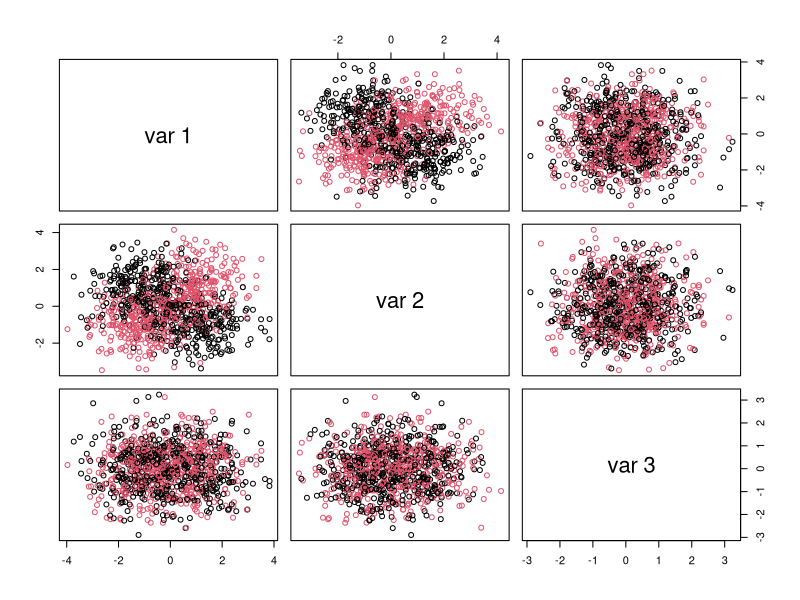
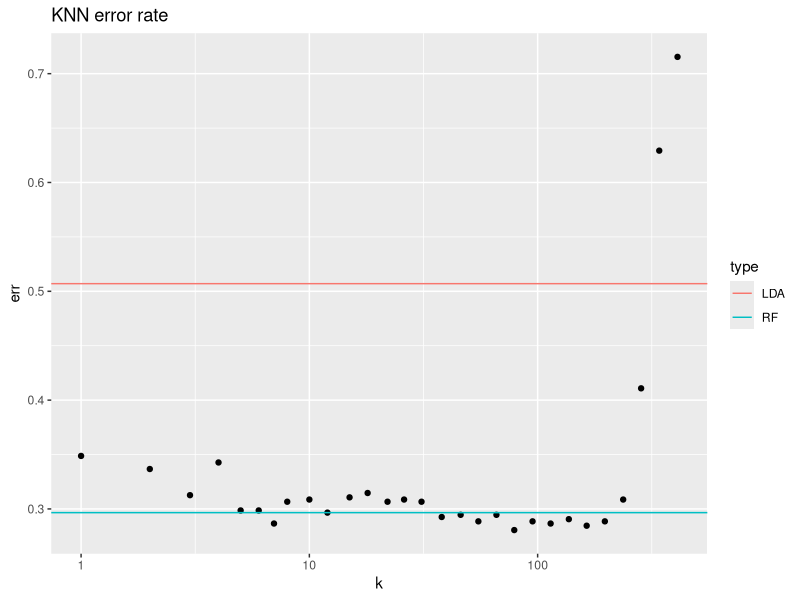
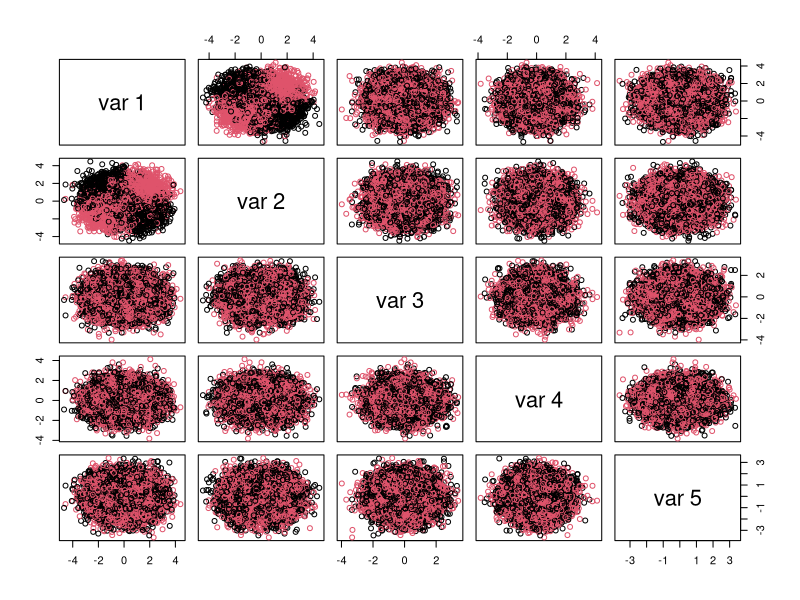
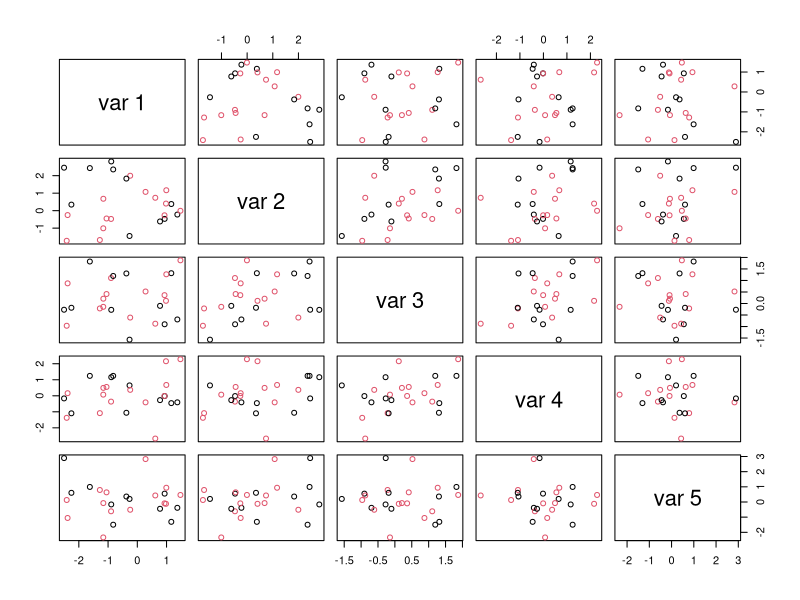
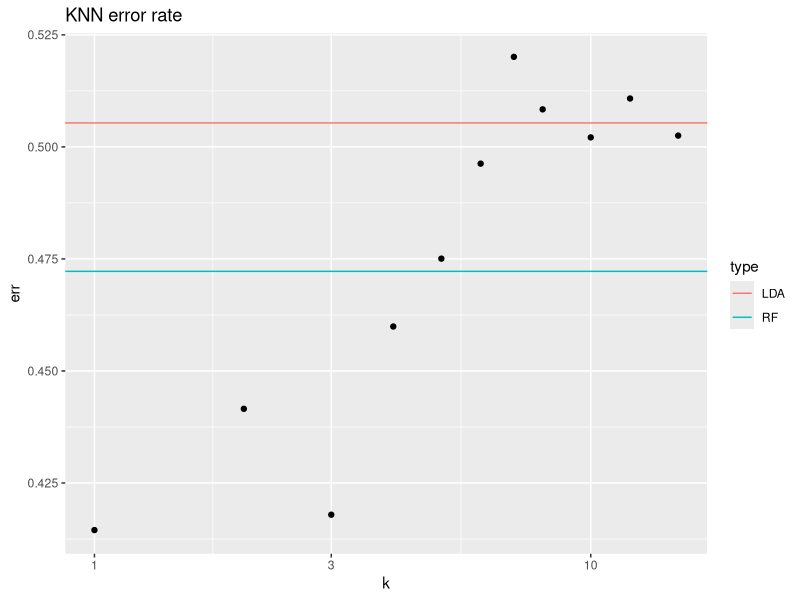
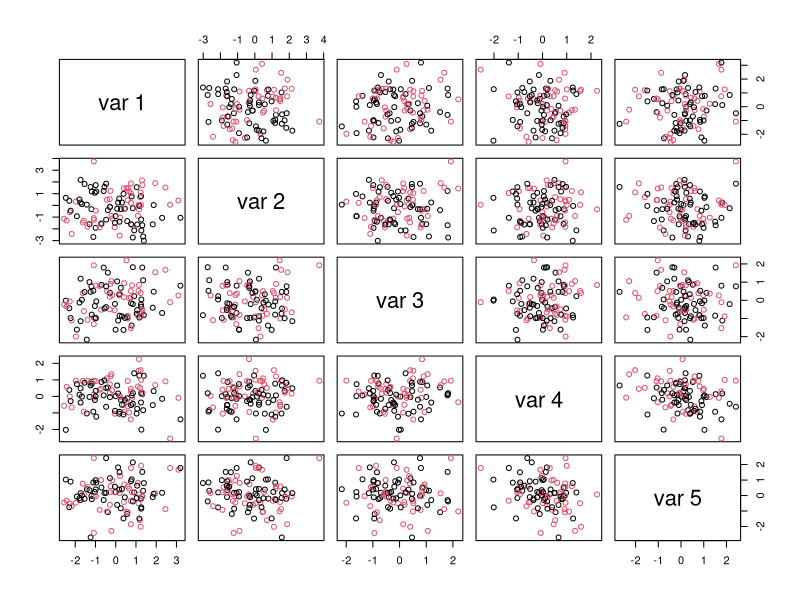
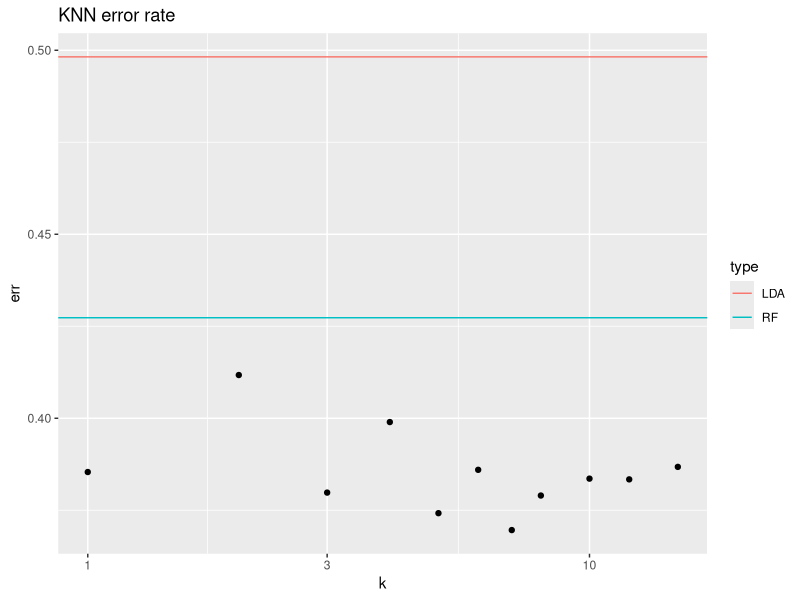
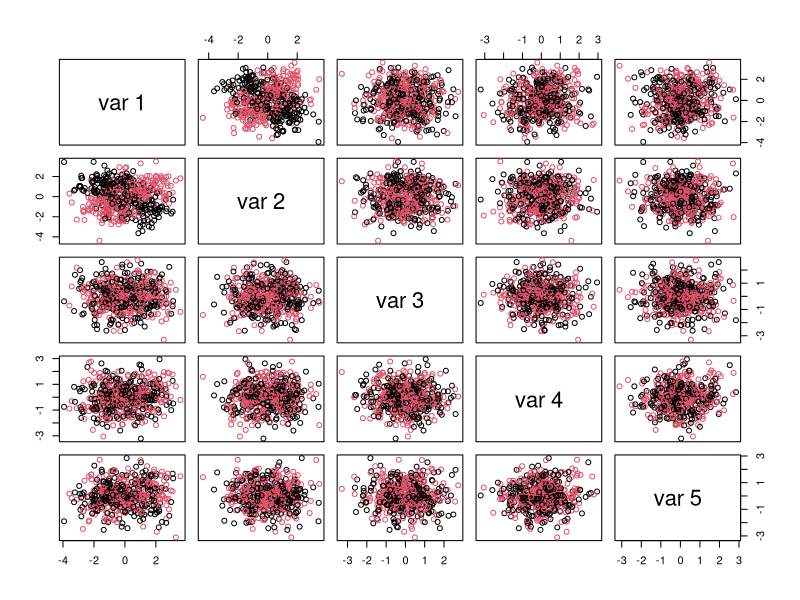

Generate these figures, in order, with R:
## ---- chunk 1
library(randomForest)
library(MASS)
library(class)
library(ggplot2)
library(xtable)
knitr::opts_chunk$set(echo = TRUE)
## ---- chunk 2
# How many observations:
nObs <- 1000
# How many predictors are associated with outcome:
nClassVars <- 2
# How many predictors are not:
nNoiseVars <- 1
# To modulate average difference between two classes' predictor values:
deltaClass <- 1
# Simulate dataset with interaction between attribute levels associated with the outcome:
xyzTmp <- matrix(rnorm(nObs*(nClassVars+nNoiseVars)),nrow=nObs,ncol=nClassVars+nNoiseVars)
classTmp <- 1
for ( iTmp in 1:nClassVars ) {
  deltaTmp <- sample(deltaClass*c(-1,1),nObs,replace=TRUE)
  xyzTmp[,iTmp] <- xyzTmp[,iTmp] + deltaTmp
  classTmp <- classTmp * deltaTmp
}
classTmp <- factor(classTmp > 0)
table(classTmp)
# plot resulting attribute levels colored by outcome:
pairs(xyzTmp,col=as.numeric(classTmp))
## ---- chunk 3
# Split data into training dataset and testing dataset:
bTrain <- sample(c(FALSE,TRUE),nrow(xyzTmp),replace=TRUE)
# Fit random forest to train data, obtain test error:
rfRes <- randomForest(xyzTmp[bTrain,],classTmp[bTrain])
rfTmpTbl <- table(classTmp[!bTrain],predict(rfRes,newdata=xyzTmp[!bTrain,]))
rfTmpTbl
## ---- chunk 4
# Fit LDA model to train data and evaluate error on the test data:
ldaRes <- lda(xyzTmp[bTrain,],classTmp[bTrain])
ldaTmpTbl <- table(classTmp[!bTrain],predict(ldaRes,newdata=xyzTmp[!bTrain,])$class)
ldaTmpTbl
## ---- chunk 5
# Fit KNN model at several levels of k:
dfTmp <- NULL
for ( kTmp in sort(unique(floor(1.2^(1:33)))) ) {
  knnRes <- knn(xyzTmp[bTrain,],xyzTmp[!bTrain,],classTmp[bTrain],k=kTmp)
  tmpTbl <- table(classTmp[!bTrain],knnRes)
  dfTmp <- rbind(dfTmp,data.frame(err=1-sum(diag(tmpTbl))/sum(tmpTbl),k=kTmp))
}
ggplot(dfTmp,aes(x=k,y=err))+geom_point()+scale_x_log10()+geom_hline(aes(yintercept = err,colour=type),data=data.frame(type=c("LDA","RF"),err=c(1-sum(diag(ldaTmpTbl))/sum(ldaTmpTbl),1-sum(diag(rfTmpTbl))/sum(rfTmpTbl))))+ggtitle("KNN error rate")
## ---- chunk 6
# How many observations:
nObs2 <- 10000
# How many predictors are associated with outcome:
nClassVars2 <- 2
# How many predictors are not:
nNoiseVars2 <- 3
# To modulate average difference between two classes' predictor values:
deltaClass2 <- 1
# Simulate dataset with interaction between attribute levels associated with the outcome:
xyzTmp2 <- matrix(rnorm(nObs2*(nClassVars2+nNoiseVars2)),nrow=nObs2,ncol=nClassVars2+nNoiseVars2)
classTmp2 <- 1
for ( iTmp in 1:nClassVars2 ) {
  deltaTmp2 <- sample(deltaClass2*c(-1,1),nObs2,replace=TRUE)
  xyzTmp2[,iTmp] <- xyzTmp2[,iTmp] + deltaTmp2
  classTmp2 <- classTmp2 * deltaTmp2
}
classTmp2 <- factor(classTmp2 > 0)
table(classTmp2)
# plot resulting attribute levels colored by outcome:
pairs(xyzTmp2,col=as.numeric(classTmp2))
## ---- chunk 7
# How many observations:
nObs1 <- c(25, 100, 500)
# How many predictors are associated with outcome:
nClassVars1 <- 2
# How many predictors are not:
nNoiseVars1 <- 3
# To modulate average difference between two classes' predictor values:
deltaClass1 <- 1
# Simulate dataset with interaction between attribute levels associated with the outcome:

for (iObs in nObs1) {
  xyzTmp1 <- matrix(rnorm(iObs*(nClassVars1+nNoiseVars1)),nrow=iObs,ncol=nClassVars1+nNoiseVars1)
  classTmp1 <- 1
  for ( iTmp1 in 1:nClassVars1 ) {
    deltaTmp1 <- sample(deltaClass1*c(-1,1),iObs,replace=TRUE)
    xyzTmp1[,iTmp1] <- xyzTmp1[,iTmp1] + deltaTmp1
    classTmp1 <- classTmp1 * deltaTmp1
    
  }
  
    classTmp1 <- factor(classTmp1 > 0)
  
    print(table(classTmp1))
# plot resulting attribute levels colored by outcome:
  pairs(xyzTmp1,col=as.numeric(classTmp1))
  
  # Setting up train and test data:
bTrain1 <- sample(c(FALSE,TRUE),nrow(xyzTmp1),replace=TRUE)
bTest1 <- sample(c(FALSE,TRUE),nrow(xyzTmp2),replace=TRUE)
# Fit random forest to train data, obtain test error:
rfRes1 <- randomForest(xyzTmp1[bTrain1,],classTmp1[bTrain1])
rfTmpTbl1 <- table(classTmp2[bTest1],predict(rfRes1,newdata=xyzTmp2[bTest1,]))
print(rfTmpTbl1)

# Fit LDA model to train data and evaluate error on the test data:
ldaRes1 <- lda(xyzTmp1[bTrain1,],classTmp1[bTrain1])
ldaTmpTbl1 <- table(classTmp2[bTest1],predict(ldaRes1,newdata=xyzTmp2[bTest1,])$class)
print(ldaTmpTbl1)

# Fit KNN model at several levels of k:
dfTmp1 <- NULL
  for ( kTmp1 in sort(unique(floor(1.2^(1:15)))) ) {
    knnRes1 <- knn(xyzTmp1[bTrain1,],xyzTmp2[bTest1,],classTmp1[bTrain1],k=kTmp1)
   #knnRes1 <- knn(xyzTmp1[bTrain1,],xyzTmp2[bTest1,],classTmp2[bTest1,],k=kTmp1)
    tmpTbl1 <- table(classTmp2[bTest1],knnRes1)
    dfTmp1 <- rbind(dfTmp1,data.frame(err=1-sum(diag(tmpTbl1))/sum(tmpTbl1),k=kTmp1))
  }
print(ggplot(dfTmp1,aes(x=k,y=err))+geom_point()+scale_x_log10()+geom_hline(aes(yintercept = err,colour=type),data=data.frame(type=c("LDA","RF"),err=c(1-sum(diag(ldaTmpTbl1))/sum(ldaTmpTbl1),1-sum(diag(rfTmpTbl1))/sum(rfTmpTbl1))))+ggtitle("KNN error rate"))
}

## ---- chunk 8
# How many observations:
nObs3 <- c(100, 500)
# How many predictors are associated with outcome:
nClassVars3 <- 2
# How many predictors are not:
nNoiseVars3 <- 3
# To modulate average difference between two classes' predictor values:
deltaClass3 <- c(0.5,1,2)
# Simulate dataset with interaction between attribute levels associated with the outcome:

for (iObs in nObs3) { 
  for (ideltaClass3 in deltaClass3) {
  xyzTmp3 <- matrix(rnorm(iObs*(nClassVars3+nNoiseVars3)),nrow=iObs,ncol=nClassVars3+nNoiseVars3)
  classTmp3 <- 1
  for ( iTmp3 in 1:nClassVars3 ) {
    deltaTmp3 <- sample(ideltaClass3*c(-1,1),iObs,replace=TRUE)
    xyzTmp3[,iTmp3] <- xyzTmp3[,iTmp3] + deltaTmp3
    classTmp3 <- classTmp3 * deltaTmp3
    }
  classTmp3 <- factor(classTmp3 > 0)
  print(table(classTmp3))
# plot resulting attribute levels colored by outcome:
  pairs(xyzTmp3,col=as.numeric(classTmp3))

# Split data into train and test
bTrain2 <- sample(c(FALSE,TRUE),nrow(xyzTmp3),replace=TRUE)

# Fit random forest to train data, obtain test error:
rfRes2 <- randomForest(xyzTmp3[bTrain2,],classTmp3[bTrain2])
rfTmpTbl2 <- table(classTmp2[bTest1],predict(rfRes2,newdata=xyzTmp2[bTest1,]))
print(rfTmpTbl2)

# Fit LDA model to train data and evaluate error on the test data:
ldaRes2 <- lda(xyzTmp3[bTrain2,],classTmp3[bTrain2])
ldaTmpTbl2 <- table(classTmp2[bTest1],predict(ldaRes2,newdata=xyzTmp2[bTest1,])$class)
print(ldaTmpTbl2)

# Fit KNN model at several levels of k:
dfTmp2 <- NULL
  for ( kTmp2 in sort(unique(floor(1.2^(1:15)))) ) {
    knnRes2 <- knn(xyzTmp3[bTrain2,],xyzTmp2[bTest1,],classTmp3[bTrain2],k=kTmp2)
    tmpTbl2 <- table(classTmp2[bTest1],knnRes2)
    dfTmp2 <- rbind(dfTmp2,data.frame(err=1-sum(diag(tmpTbl2))/sum(tmpTbl2),k=kTmp2))
  }
print(ggplot(dfTmp2,aes(x=k,y=err))+geom_point()+scale_x_log10()+geom_hline(aes(yintercept = err,colour=type),data=data.frame(type=c("LDA","RF"),err=c(1-sum(diag(ldaTmpTbl2))/sum(ldaTmpTbl2),1-sum(diag(rfTmpTbl2))/sum(rfTmpTbl2))))+ggtitle("KNN error rate"))
  }
}
## ---- chunk 9
# How many observations:
nObs4 <- 500
# How many predictors are associated with outcome:
nClassVars4 <- c(2,5)
# How many predictors are not:
nNoiseVars4 <- c(1,3,10)
# To modulate average difference between two classes' predictor values:
deltaClass4 <- 1
# Simulate dataset with interaction between attribute levels associated with the outcome:

for (iClassvars in nClassVars4) { 
  for (iNoiseVars in nNoiseVars4) {
  xyzTmp4 <- matrix(rnorm(nObs4*(iClassvars+iNoiseVars)),nrow=nObs4,ncol=iClassvars+iNoiseVars)
  classTmp4 <- 1
  for ( iTmp4 in 1:nClassVars4 ) {
    deltaTmp4 <- sample(deltaClass4*c(-1,1),nObs4,replace=TRUE)
    xyzTmp4[,iTmp4] <- xyzTmp4[,iTmp4] + deltaTmp4
    classTmp4 <- classTmp4 * deltaTmp4
    }
    classTmp4 <- factor(classTmp4 > 0)
    print(table(classTmp4))
# plot resulting attribute levels colored by outcome:
  pairs(xyzTmp4,col=as.numeric(classTmp4))
# Split data into train and test
bTrain3 <- sample(c(FALSE,TRUE),nrow(xyzTmp4),replace=TRUE)
# Fit random forest to train data, obtain test error:
rfRes3 <- randomForest(xyzTmp4[bTrain3,],classTmp4[bTrain3])
rfTmpTbl3 <- table(classTmp4[!bTrain3],predict(rfRes3,newdata=xyzTmp4[!bTrain3,]))
print(rfTmpTbl3)

# Fit LDA model to train data and evaluate error on the test data:
ldaRes3 <- lda(xyzTmp4[bTrain3,],classTmp4[bTrain3])
ldaTmpTbl3 <- table(classTmp4[!bTrain3],predict(ldaRes3,newdata=xyzTmp4[!bTrain3,])$class)
print(ldaTmpTbl3)

# Fit KNN model at several levels of k:
dfTmp3 <- NULL
for ( kTmp3 in sort(unique(floor(1.2^(1:15)))) ) {
  knnRes3 <- knn(xyzTmp4[bTrain3,],xyzTmp4[!bTrain3,],classTmp4[bTrain3],k=kTmp3)
  tmpTbl3 <- table(classTmp4[!bTrain3],knnRes3)
  dfTmp3 <- rbind(dfTmp3,data.frame(err=1-sum(diag(tmpTbl3))/sum(tmpTbl3),k=kTmp3))
}
print(ggplot(dfTmp3,aes(x=k,y=err))+geom_point()+scale_x_log10()+geom_hline(aes(yintercept = err,colour=type),data=data.frame(type=c("LDA","RF"),err=c(1-sum(diag(ldaTmpTbl3))/sum(ldaTmpTbl3),1-sum(diag(rfTmpTbl3))/sum(rfTmpTbl3))))+ggtitle("KNN error rate"))
  }
}
## ---- chunk 10
# How many observations:
nObs5 <- 5000
# How many predictors are associated with outcome:
nClassVars5 <- 3
# How many predictors are not:
nNoiseVars5 <- 20
# To modulate average difference between two classes' predictor values:
deltaClass5 <- 2
# Simulate dataset with interaction between attribute levels associated with the outcome:
xyzTmp5 <- matrix(rnorm(nObs5*(nClassVars5+nNoiseVars5)),nrow=nObs5,ncol=nClassVars5+nNoiseVars5)
classTmp5 <- 1
for ( iTmp in 1:nClassVars5 ) {
  deltaTmp5 <- sample(deltaClass5*c(-1,1),nObs5,replace=TRUE)
  xyzTmp5[,iTmp] <- xyzTmp5[,iTmp] + deltaTmp5
  classTmp5 <- classTmp5 * deltaTmp5
}
classTmp5 <- factor(classTmp5 > 0)
table(classTmp5)
# plot resulting attribute levels colored by outcome:
pairs(xyzTmp5,col=as.numeric(classTmp5))
## ---- chunk 11
Mtry=c(2,5,10)
# Split data into train and test
bTrain4 <- sample(c(FALSE,TRUE),nrow(xyzTmp5),replace=TRUE)
# Fit random forest to train data, obtain test error:
for (imtry in Mtry) {
rfRes4 <- randomForest(xyzTmp5[bTrain4,],classTmp5[bTrain4], mtry=imtry)
rfTmpTbl4 <- table(classTmp5[!bTrain4],predict(rfRes4,newdata=xyzTmp5[!bTrain4,]))
print(rfTmpTbl4)

# Fit LDA model to train data and evaluate error on the test data:
ldaRes4 <- lda(xyzTmp5[bTrain4,],classTmp5[bTrain4])
ldaTmpTbl4 <- table(classTmp5[!bTrain4],predict(ldaRes4,newdata=xyzTmp5[!bTrain4,])$class)
print(ldaTmpTbl4)

# Fit KNN model at several levels of k:
dfTmp4 <- NULL
for ( kTmp4 in sort(unique(floor(1.2^(1:15)))) ) {
  knnRes4 <- knn(xyzTmp5[bTrain4,],xyzTmp5[!bTrain4,],classTmp5[bTrain4],k=kTmp4)
  tmpTbl4 <- table(classTmp5[!bTrain4],knnRes4)
  dfTmp4 <- rbind(dfTmp4,data.frame(err=1-sum(diag(tmpTbl4))/sum(tmpTbl4),k=kTmp4))
  }
print(ggplot(dfTmp4,aes(x=k,y=err))+geom_point()+scale_x_log10()+geom_hline(aes(yintercept = err,colour=type),data=data.frame(type=c("LDA","RF"),err=c(1-sum(diag(ldaTmpTbl4))/sum(ldaTmpTbl4),1-sum(diag(rfTmpTbl4))/sum(rfTmpTbl4))))+ggtitle("KNN error rate"))
}
